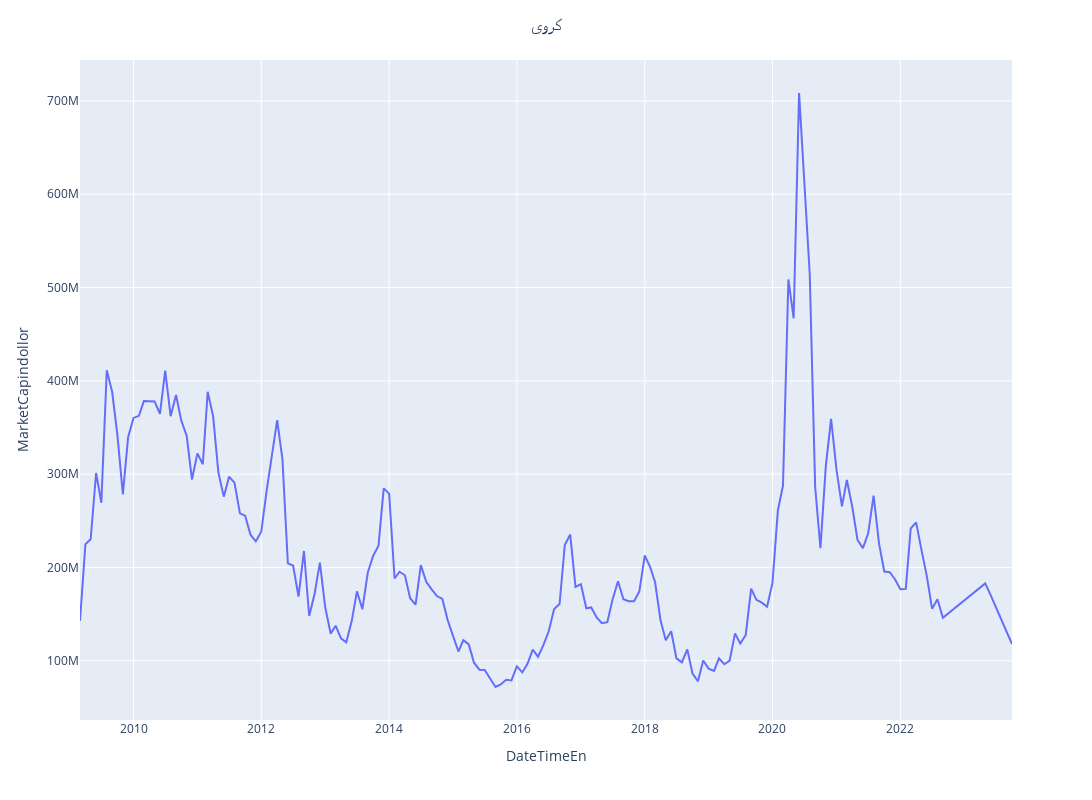

Notebook source saved alongside this figure:
### Markdown cell above
#### برای رسم نمودار فقط سلول زیر را مجددا اجرا کنید

### Code cell
import plotly.express as px

saham_name = input("نماد سهام مورد نظر را وارد کنید")
saham = mean_cap[mean_cap['ShortName'] == saham_name ]
saham["DateTimeEn"] = saham["DateTimeEn"].astype("datetime64[ns]")


fig = px.line(saham, x='DateTimeEn', y="MarketCapindollor")
fig.update_layout(title_text= saham_name, title_x=0.5)
fig.update_layout(
    autosize=False,
    width=1200,
    height=800,
)
fig.show()

### Figure 1 — Plotly figure (JSON) as saved in the notebook; plotly's stock layout.template omitted (floating-point values rounded to 4 significant figures; data arrays with more than 128 entries replaced by an {"elided": "..."} marker saying what was removed)
{"data": [{"hovertemplate": "DateTimeEn=%{x}<br>MarketCapindollor=%{y}<extra></extra>", "legendgroup": "", "line": {"color": "#636efa", "dash": "solid"}, "marker": {"symbol": "circle"}, "mode": "lines", "name": "", "orientation": "v", "showlegend": false, "type": "scatter", "x": {"elided": "165 str values"}, "xaxis": "x", "y": {"elided": "165 float values"}, "yaxis": "y"}], "layout": {"autosize": false, "height": 800, "legend": {"tracegroupgap": 0}, "margin": {"t": 60}, "title": {"text": "کروی", "x": 0.5}, "width": 1200, "xaxis": {"anchor": "y", "domain": [0, 1], "title": {"text": "DateTimeEn"}}, "yaxis": {"anchor": "x", "domain": [0, 1], "title": {"text": "MarketCapindollor"}}}}
